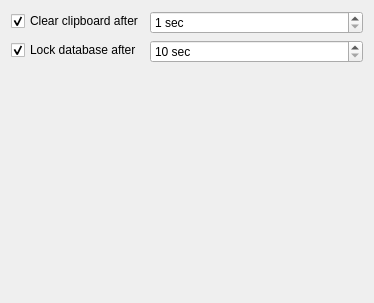
<?xml version="1.0" encoding="UTF-8"?>
<ui version="4.0">
 <class>SettingsWidgetSecurity</class>
 <widget class="QWidget" name="SettingsWidgetSecurity">
  <property name="geometry">
   <rect>
    <x>0</x>
    <y>0</y>
    <width>374</width>
    <height>303</height>
   </rect>
  </property>
  <layout class="QFormLayout" name="formLayout">
   <property name="labelAlignment">
    <set>Qt::AlignLeading|Qt::AlignLeft|Qt::AlignVCenter</set>
   </property>
   <item row="0" column="0">
    <widget class="QCheckBox" name="clearClipboardCheckBox">
     <property name="text">
      <string>Clear clipboard after</string>
     </property>
     <property name="checked">
      <bool>true</bool>
     </property>
    </widget>
   </item>
   <item row="0" column="1">
    <widget class="QSpinBox" name="clearClipboardSpinBox">
     <property name="suffix">
      <string> sec</string>
     </property>
     <property name="minimum">
      <number>1</number>
     </property>
     <property name="maximum">
      <number>999</number>
     </property>
    </widget>
   </item>
   <item row="1" column="0">
    <widget class="QCheckBox" name="timeLockCheckBox">
     <property name="text">
      <string>Lock database after</string>
     </property>
     <property name="checked">
      <bool>true</bool>
     </property>
    </widget>
   </item>
   <item row="1" column="1">
    <widget class="QSpinBox" name="timeLockSpinBox">
     <property name="suffix">
      <string> sec</string>
     </property>
     <property name="minimum">
      <number>10</number>
     </property>
     <property name="maximum">
      <number>3600</number>
     </property>
    </widget>
   </item>
  </layout>
 </widget>
 <resources/>
 <connections/>
</ui>
